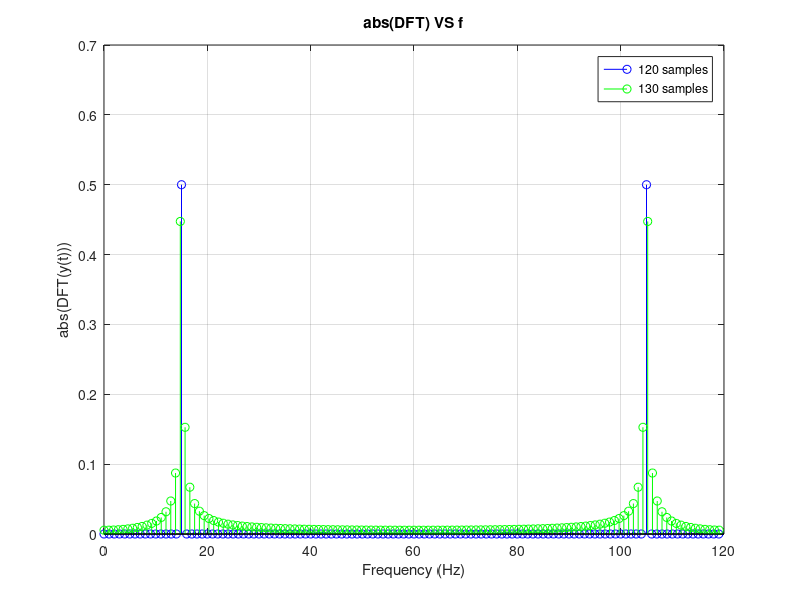

MATLAB code to generate this figure:

# a = 1, f = 15 Hz

f = 15;
Fs = 120;
dt = 1/Fs;
t = [0:dt:2-dt];

# making a siner of 15 Hz frequency
y = sin(2*pi*f*t);

# taking first 120 samples
DFT1 = fft(y(1:120));
N = length(y(1:120));
L1 = length(DFT1);

k = [0:L1-1];
f1 = Fs/N .* k;

# taking first 130 samples
DFT2 = fft(y(1:130));
N = length(y(1:130));
L2 = length(DFT2);

k = [0:L2-1];
f2 = Fs/N .* k;

# plotting magnitude spectrum
figure();
stem(f1,abs(DFT1)/L1,color='b');
hold();
stem(f2,abs(DFT2)/L2,color='g');
grid();
title('abs(DFT) VS f');
xlabel('Frequency (Hz)');
ylabel('abs(DFT(y(t)))');
legend(['120 samples';'130 samples']);